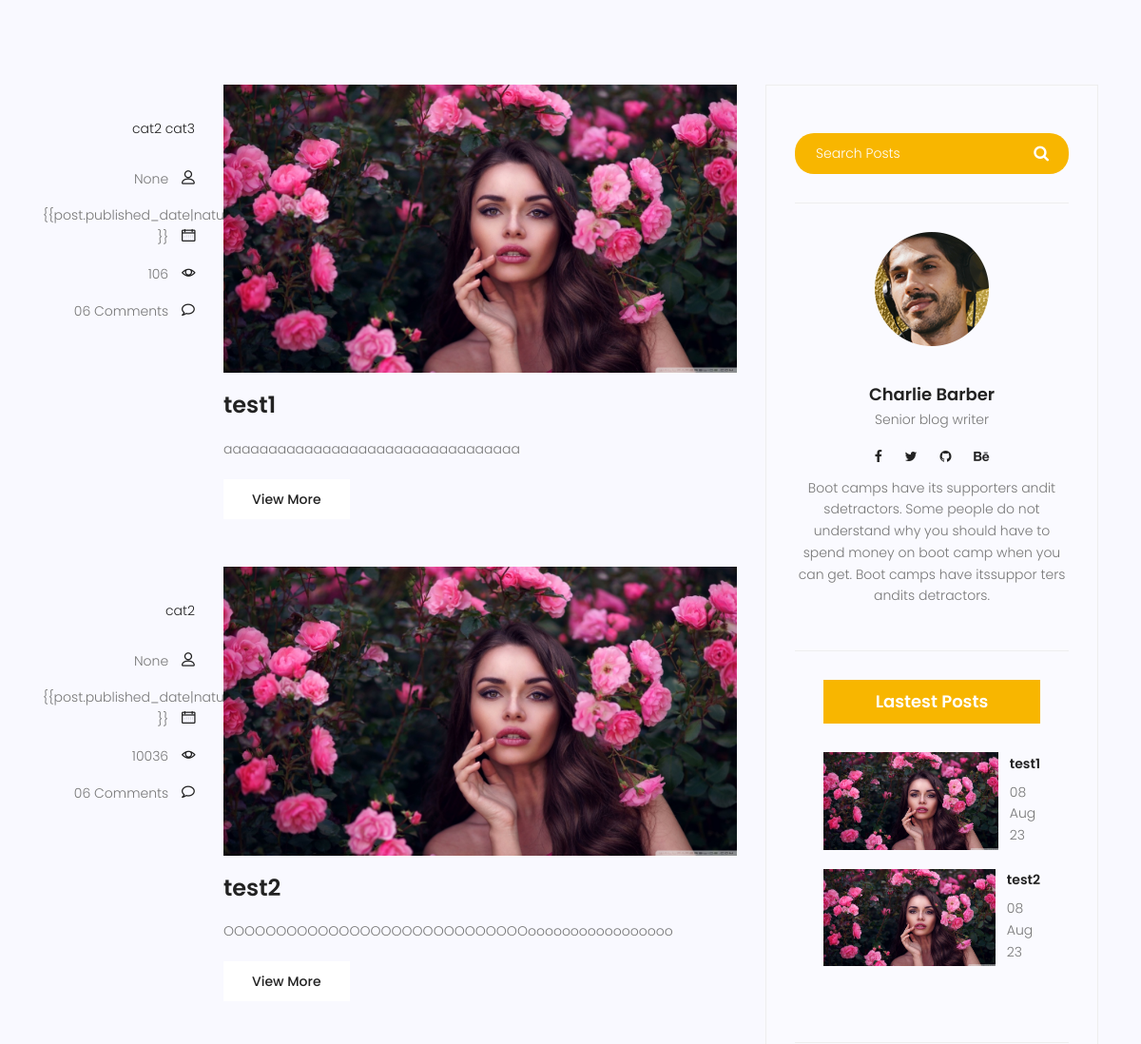
/blog/ (middle part), run on an earlier commit of the app's database.
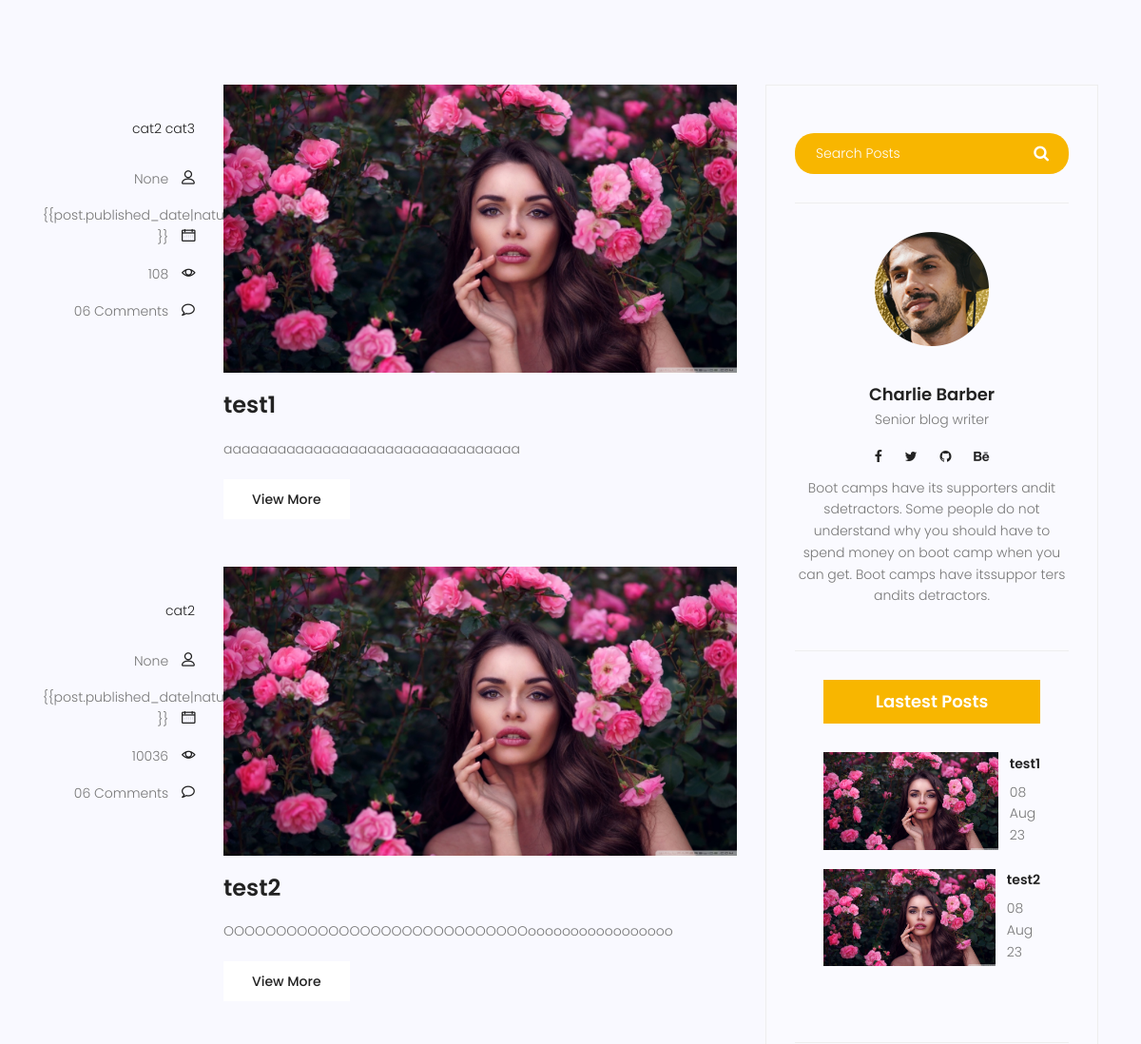
And on a later commit of the database.
### blog/models.py (models this page shows, shortened)
class Post(models.Model):
    image =models.ImageField(upload_to='blog/',default='blog/default.jpg')
    author = models.ForeignKey(User, on_delete=models.CASCADE ,null=True)        #authorیک کلید فرعی واسطه به یوزر
    title = models.CharField(max_length=255)
    content = models.TextField()
    tags = TaggableManager()                                                     #taggit for manage Tags
    category = models.ManyToManyField(Category)
    counted_views = models.IntegerField(default=0)
    status = models.BooleanField(default=False)
    published_date = models.DateTimeField(null=True)
    created_date = models.DateTimeField(auto_now_add=True)
    updated_date = models.DateTimeField(auto_now=True)
    login_required = models.BooleanField(default=False)                          #login requirments in posts
    class Meta:
        ordering = ['created_date']

### blog/views.py (the view)
# urls.py: path('',blog_view, name='index_blog'),
def blog_view(request,author_username=None,**kwargs):
    current_time = timezone.now()
    posts = Post.objects.filter(published_date__lte=current_time,status=1).order_by('published_date')
    if author_username:
        posts = posts.filter(author__username=author_username)
    if kwargs.get('tag_name') != None:
        posts = Post.filter(tag__name__in =[kwargs['tag_name']])
    posts = Paginator(posts,2)
    try:
        page_number = request.GET.get('page')
        posts = posts.get_page(page_number)
    except PageNotAnInteger:
        posts = posts.get_page(1)
    except EmptyPage:
        posts = posts.get_page(1)
    context = {'posts':posts}
    return render(request,'blog-home.html',context)

### blog/models.py (called while the page is built)
        def __str__(self):
            return self.name

### blog/templatetags/custom_tags.py (called while the page is built)
@register.filter
def limit_words_with_ellipsis(value, max_words):
    return Truncator(value).words(max_words, truncate=' ...')

@register.inclusion_tag('latest-posts.html')
def latestpost(arg=3):
    posts = Post.objects.filter(status=1).order_by('published_date')[:arg]
    return {'posts': posts}

@register.inclusion_tag('categories-posts.html')
def postcategories():
    posts = Post.objects.filter(status=1)
    categories = Category.objects.all()
    cat_dict = {}
    for name in categories:
        cat_dict[name] = posts.filter(category=name).count()
    return {'categories': cat_dict}

@register.inclusion_tag('blog-search.html')
def search_bar():
    return {}

### templates/blog-home.html (shortened to what this page needs)
{%load static%}
{%load custom_tags%}
{% load humanize %}
<!DOCTYPE html>
<html lang="zxx" class="no-js">
<head>
	<link rel="stylesheet" href="{% static 'css/linearicons.css' %}">
	<link rel="stylesheet" href="{% static 'css/font-awesome.min.css' %}">
	<link rel="stylesheet" href="{% static 'css/bootstrap.css' %}">
	<link rel="stylesheet" href="{% static 'css/magnific-popup.css' %}">
	<link rel="stylesheet" href="{% static 'css/jquery-ui.css' %}">
	<link rel="stylesheet" href="{% static 'css/nice-select.css' %}">
	<link rel="stylesheet" href="{% static 'css/animate.min.css' %}">
	<link rel="stylesheet" href="{% static 'css/owl.carousel.css' %}">
	<link rel="stylesheet" href="{% static 'css/main.css' %}">
</head>
<body>
	<section class="top-category-widget-area pt-90 pb-90 ">
	</section>
	<section class="post-content-area">
		<div class="container">
			<div class="row">
				<div class="col-lg-8 posts-list">
					{%for post in posts%}
					<div class="single-post row">
						<div class="col-lg-3  col-md-3 meta-details">
							<ul class="tags">
								{% for cat in post.category.all %}
								<li>
									<a href="{% url 'blog:category' cat_name=cat.name %}">
										{{cat.name}}
									</a>
								</li>
								{% endfor %}
							</ul>
							<div class="user-details row">
								<p class="user-name col-lg-12 col-md-12 col-6"><a href="#">{{post.author}}</a> <span
										class="lnr lnr-user"></span></p>
								<p class="date col-lg-12 col-md-12 col-6"><a href="#">{{post.published_date|naturaltime
										}}</a> <span class="lnr lnr-calendar-full"></span></p>
								<p class="view col-lg-12 col-md-12 col-6"><a href="#">{{post.counted_views}}</a> <span
										class="lnr lnr-eye"></span></p>
								<p class="comments col-lg-12 col-md-12 col-6"><a href="#">06 Comments</a> <span
										class="lnr lnr-bubble"></span></p>
							</div>
						</div>
						<div class="col-lg-9 col-md-9 ">
							<div class="feature-img">
								<img class="img-fluid" src={{post.image.url}} alt="">
							</div>
							<a class="posts-title" href="{% url 'blog:single' pid=post.id  %}">
								<h3>{{post.title}}</h3>
							</a>
							<p class="excert">
								{{post.content|limit_words_with_ellipsis:10}}
							</p>
							<a href="/blog/{{post.id}}" class="primary-btn">View More</a>
						</div>
					</div>
					{% endfor %}
				</div>
				<div class="col-lg-4 sidebar-widgets">
					<div class="widget-wrap">
						{% search_bar %}
						<div class="single-sidebar-widget user-info-widget">
							<img src="{% static 'img/blog/user-info.png' %}" alt="alt9">
							<a href="#">
								<h4>Charlie Barber</h4>
							</a>
							<p>
								Senior blog writer
							</p>
							<ul class="social-links">
								<li><a href="#"><i class="fa fa-facebook"></i></a></li>
								<li><a href="#"><i class="fa fa-twitter"></i></a></li>
								<li><a href="#"><i class="fa fa-github"></i></a></li>
								<li><a href="#"><i class="fa fa-behance"></i></a></li>
							</ul>
							<p>
								Boot camps have its supporters andit sdetractors. Some people do not understand why you
								should have to spend money on boot camp when you can get. Boot camps have itssuppor ters
								andits detractors.
							</p>
						</div>
						<div class="single-sidebar-widget popular-post-widget">
							<div class="popular-post-list">
								{% latestpost 2 %}
							</div>
						</div>
					</div>
				</div>
			</div>
		</div>
	</section>
</body>
</html>

### templates/latest-posts.html
{%load static%}
<ul>
     <div class="single-sidebar-widget popular-post-widget">
        <h4 class="popular-title">Lastest Posts</h4>
        <div class="popular-post-list">
            {% for post in posts %}
            <div class="single-post-list d-flex flex-row align-items-center">
                <div class="thumb">
                    <img class="img-fluid" src="{{post.image.url}}" alt="post">
                </div>
                <div class="details">
                    <a href="{% url 'blog:single' pid=post.id %}"><h6>{{post.title}}</h6></a>
                    <p>{{post.published_date|date:"d M y"}}</p>
                </div>
            </div>
            {%endfor%}
        </div>
</ul>

What changed in the data, as far as the page shows it:
changed Post "test1": counted_views "106" → "108"
